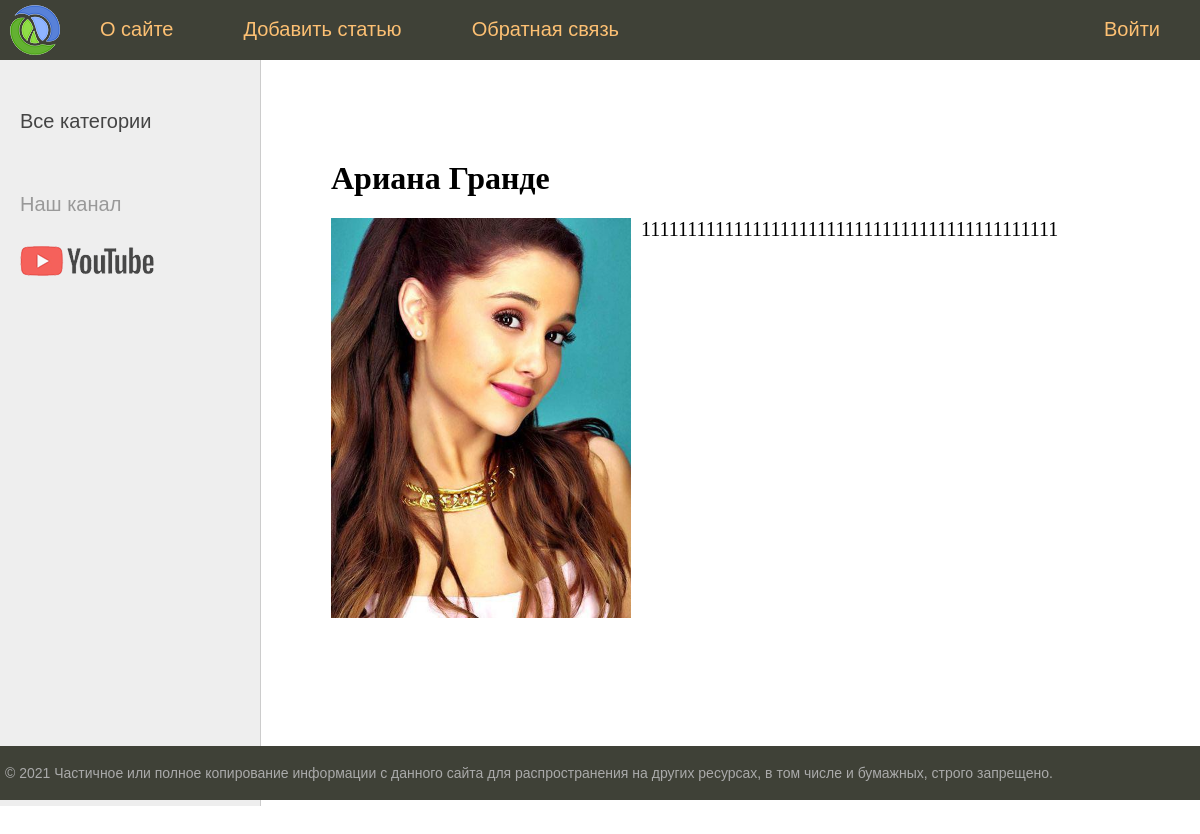
Page /post/ariana-grande on the committed database.
### women/models.py (models this page shows, shortened)
class Women(models.Model): #создаем модель обшую
    title = models.CharField(max_length=255, verbose_name='Заголовок')
    slug = models.SlugField(max_length=255, unique=True, db_index=True, verbose_name='URL')# слаг для адресной строки
    content = models.TextField(blank=True, verbose_name='Текст статьи')
    photo = models.ImageField(upload_to='photos/%Y/%m/%d', verbose_name='Фото')
    time_create = models.DateTimeField(auto_now_add=True, verbose_name='Время создания')
    time_update = models.DateTimeField(auto_now = True, verbose_name='Время изменения')
    is_published = models.BooleanField(default=True, verbose_name='Публикация')
    cat = models.ForeignKey('Category', on_delete=models.PROTECT, verbose_name='Категории')
    def __str__(self): #нужен для правильной работы
        return self.title
    class Meta:# класс для работы в аадминке
        verbose_name = "Известные женщины"
        verbose_name_plural = "Известные женщины"
        ordering = ['time_create','title']

### women/views.py (the view)
# urls.py: path('post/<slug:post_slug>', ShowPost.as_view(),  name= 'post'),
class ShowPost(DetailView): #функция для отобраддения, как снизу
    model = Women
    template_name = 'women/post.html'
    slug_url_kwarg = 'post_slug'
    context_object_name = 'post'
    def get_context_data(self, *, object_list=None, **kwargs):
        context = super().get_context_data(**kwargs)#обращаемся к базовому и получаем параметры
        context['menu'] = menu
        context['title'] = context['post']
        return context

### women/templates/women/post.html
{% extends 'women/base.html' %}
{% block content %}
<h1>{{post.title}}</h1>
{%if post.photo %}
<p><img class="img-article-left" src="{{post.photo.url}}" ></p>
{%endif%}
{{post.content|linebreaks}}
{%endblock%}

### women/static/women/css/styles.css (style rules this page uses)
html, body { font-family: 'Arial'; margin: 0; padding: 0; height: 100%; width: 100%; color: #444; }
img { max-width: 600px; height: auto; }
img.img-article-left { max-width: 300px; height: auto; float: left; padding: 0 10px 10px 0; }
.content-text h1 { font-size: 32px; }

### rows in the picture
Women: title "Ариана Гранде", photo (picture), content "111111111111111111111111111111111111111111111"

### other values in the picture
{{ m.title }} "О сайте" "Добавить статью" "Обратная связь"
{{ m.title }} "Войти"
